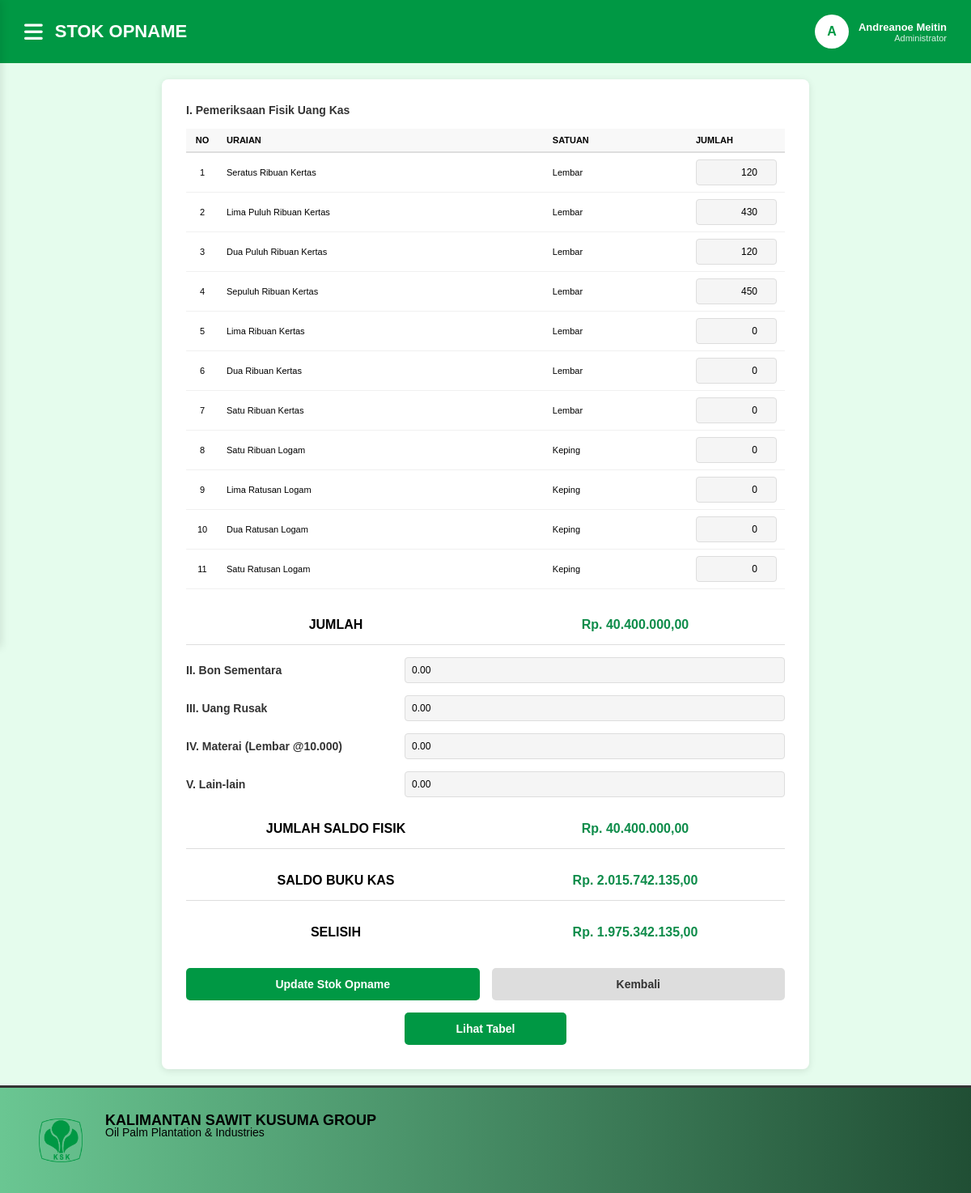
The app's page /stok_opname.php?edit=1 (signed in) with its own data.
### tables this page shows
CREATE TABLE `stok_opname_detail` (
  `id` int(11) NOT NULL,
  `stok_opname_id` int(11) NOT NULL,
  `no_urut` int(11) NOT NULL,
  `uraian` varchar(100) NOT NULL,
  `satuan` varchar(20) NOT NULL,
  `jumlah` int(11) NOT NULL,
  `nilai` decimal(15,2) NOT NULL
);

CREATE TABLE `stok_opname` (
  `id` int(11) NOT NULL,
  `nomor_surat` varchar(50) DEFAULT NULL,
  `user_id` int(11) NOT NULL,
  `username` varchar(50) NOT NULL,
  `subtotal_fisik` decimal(15,2) DEFAULT 0.00,
  `bon_sementara` decimal(15,2) DEFAULT 0.00,
  `uang_rusak` decimal(15,2) DEFAULT 0.00,
  `materai` decimal(15,2) DEFAULT 0.00,
  `lainnya` decimal(15,2) DEFAULT 0.00,
  `keterangan_lainnya` text DEFAULT NULL,
  `fisik_total` decimal(15,2) NOT NULL,
  `saldo_sistem` decimal(15,2) NOT NULL,
  `selisih` decimal(15,2) NOT NULL,
  `tanggal_opname` datetime DEFAULT current_timestamp()
);

### stok_opname.php (the view, shortened to what this page needs)
<?php
require_once 'config/conn_db.php';
$nama_lengkap = $_SESSION['nama_lengkap'];
$role = $_SESSION['role'] ?? 'Kasir';
$fisik_uang_kas = [
    ['no'=>1,'uraian'=>'Seratus Ribuan Kertas','satuan'=>'Lembar','nominal'=>100000],
    ['no'=>2,'uraian'=>'Lima Puluh Ribuan Kertas','satuan'=>'Lembar','nominal'=>50000],
    ['no'=>3,'uraian'=>'Dua Puluh Ribuan Kertas','satuan'=>'Lembar','nominal'=>20000],
    ['no'=>4,'uraian'=>'Sepuluh Ribuan Kertas','satuan'=>'Lembar','nominal'=>10000],
    ['no'=>5,'uraian'=>'Lima Ribuan Kertas','satuan'=>'Lembar','nominal'=>5000],
    ['no'=>6,'uraian'=>'Dua Ribuan Kertas','satuan'=>'Lembar','nominal'=>2000],
    ['no'=>7,'uraian'=>'Satu Ribuan Kertas','satuan'=>'Lembar','nominal'=>1000],
    ['no'=>8,'uraian'=>'Satu Ribuan Logam','satuan'=>'Keping','nominal'=>1000],
    ['no'=>9,'uraian'=>'Lima Ratusan Logam','satuan'=>'Keping','nominal'=>500],
    ['no'=>10,'uraian'=>'Dua Ratusan Logam','satuan'=>'Keping','nominal'=>200],
    ['no'=>11,'uraian'=>'Satu Ratusan Logam','satuan'=>'Keping','nominal'=>100],
];
$edit_mode = false;
$edit_id   = isset($_GET['edit']) ? intval($_GET['edit']) : 0;
$edit_data = [];
$detail_map = [];
if ($edit_id > 0) {
    $edit_mode = true;
    $get_main = mysqli_query($conn, "SELECT * FROM stok_opname WHERE id = $edit_id");
    $edit_data = mysqli_fetch_assoc($get_main);
    $get_detail = mysqli_query($conn,
        "SELECT * FROM stok_opname_detail WHERE stok_opname_id=$edit_id ORDER BY no_urut ASC"
    );
    while ($d = mysqli_fetch_assoc($get_detail)) {
        $detail_map[$d['no_urut']] = $d['jumlah'];
    }
}
?>
<!DOCTYPE html>
<html lang="id">
<head>
    <link rel="stylesheet" href="https://cdnjs.cloudflare.com/ajax/libs/font-awesome/6.4.0/css/all.min.css">
</head>
<body>
    <div class="main-wrapper">
        <div class="header">
            <div class="header-left">
                <i class="fas fa-bars menu-burger" id="menuBurger"></i>
                <h1>STOK OPNAME</h1>
            </div>
            <div class="user-info">
                <div class="user-avatar"><?php echo strtoupper(substr($nama_lengkap, 0, 1)); ?></div>
                <div class="user-details">
                    <div class="user-name"><?php echo htmlspecialchars($nama_lengkap); ?></div>
                    <div class="user-role"><?php echo htmlspecialchars(ucfirst($role)); ?></div>
                </div>
            </div>
        </div>
        <div class="content-wrapper">
            <div class="container">
                <form method="POST" action="">
                    <div class="section-title">I. Pemeriksaan Fisik Uang Kas</div>
                    <table>
                        <thead>
                            <tr>
                                <th class="no-column">NO</th>
                                <th>URAIAN</th>
                                <th>SATUAN</th>
                                <th class="amount-column">JUMLAH</th>
                            </tr>
                        </thead>
                        <tbody>
                            <?php foreach($fisik_uang_kas as $item): ?>
                            <tr>
                                <td class="no-column"><?php echo $item['no']; ?></td>
                                <td><?php echo $item['uraian']; ?></td>
                                <td><?php echo $item['satuan']; ?></td>
                                <td class="amount-column">
                                    <input type="number"
                                           name="jumlah_<?php echo $item['no']; ?>"
                                           class="input-number"
                                           value="<?php echo $detail_map[$item['no']] ?? 0; ?>"
                                           min="0">
                                </td>
                            </tr>
                            <?php endforeach; ?>
                        </tbody>
                    </table>
                    <div class="total-row">
                        <span>JUMLAH</span>
                        <span class="total-value" id="total-fisik">Rp. 0,00</span>
                    </div>
                    <div class="form-group">
                        <label>II. Bon Sementara</label>
                        <input type="number" name="bon_sementara" class="input-field" min="0" step="0.01" value="<?php echo $edit_data['bon_sementara'] ?? 0; ?>">
                    </div>
                    <div class="form-group">
                        <label>III. Uang Rusak</label>
                        <input type="number" name="uang_rusak" class="input-field" min="0" step="0.01" value="<?php echo $edit_data['uang_rusak'] ?? 0; ?>">
                    </div>
                    <div class="form-group">
                        <label>IV. Materai (Lembar @10.000)</label>
                        <input type="number" name="material" class="input-field" min="0" step="1" value="<?php echo $edit_data['materai'] ?? 0; ?>">
                    </div>
                    <div class="form-group">
                        <label>V. Lain-lain</label>
                        <input type="number" name="lain_lain" class="input-field" min="0" step="0.01" value="<?php echo $edit_data['lainnya'] ?? 0; ?>">
                    </div>
                    <div class="total-row">
                        <span>JUMLAH SALDO FISIK</span>
                        <span class="total-value" id="saldo-fisik">Rp. 0,00</span>
                    </div>
                    <div class="total-row">
                        <span>SALDO BUKU KAS</span>
                        <span class="total-value" id="saldo-buku">Rp. 0,00</span>
                    </div>
                    <div class="total-row" style="border-bottom: none;">
                        <span>SELISIH</span>
                        <span class="total-value" id="selisih">Rp. 0,00</span>
                    </div>
                    <div class="button-group">
                        <button type="submit" name="simpan" class="btn btn-primary">
                            <?php echo $edit_mode ? 'Update' : 'Simpan'; ?> Stok Opname
                        </button>
                        <button type="button" class="btn btn-secondary" onclick="window.location.href='dashboard.php'">Kembali</button>
                    </div>
                    <button type="button" class="btn-table" onclick="window.location.href='tabel_stok_opname.php'">Lihat Tabel</button>
                </form>
            </div>
            <footer class="ksk-footer">
                <div class="footer-content">
                    <div class="footer-left">
                        <img src="assets/gambar/logoksk.jpg" alt="KSK Logo" class="footer-logo">
                        <div class="footer-text">
                            <h2>KALIMANTAN SAWIT KUSUMA GROUP</h2>
                            <p class="subtitle">Oil Palm Plantation & Industries</p>

### stok_opname.php (style rules this page uses)
* { margin: 0; padding: 0; box-sizing: border-box; }
body { font-family: Arial, sans-serif; background-color: #E5FCED; display: flex; }
.main-wrapper { flex: 1; display: flex; flex-direction: column; width: 100%; }
.header { background-color: #009844; color: white; padding: 18px 30px; display: flex; justify-content: space-between; align-items: center; }
.header-left { display: flex; align-items: center; gap: 15px; }
.menu-burger { font-size: 26px; cursor: pointer; transition: transform 0.3s ease; }
.header h1 { font-size: 22px; font-weight: bold; }
.user-info { display: flex; align-items: center; gap: 12px; }
.user-avatar { width: 42px; height: 42px; background-color: white; border-radius: 50%; display: flex; align-items: center; justify-content: center; color: #009844; font-size: 16px; font-weight: bold; }
.user-details { text-align: right; }
.user-name { font-size: 13px; font-weight: bold; }
.user-role { font-size: 11px; opacity: .85; }
.content-wrapper { flex: 1; display: flex; flex-direction: column; }
.container { max-width: 800px; margin: 20px auto; background-color: white; padding: 30px; border-radius: 8px; box-shadow: 0 2px 10px rgba(0,0,0,0.1); width: 90%; }
.section-title { font-size: 14px; font-weight: bold; margin-bottom: 15px; color: #333; }
table { width: 100%; border-collapse: collapse; margin-bottom: 20px; }
th { background-color: #f8f8f8; padding: 8px 10px; text-align: left; font-size: 11px; font-weight: bold; border-bottom: 2px solid #ddd; }
td { padding: 8px 10px; font-size: 11px; border-bottom: 1px solid #f0f0f0; }
.input-field { width: 100%; padding: 8px; border: 1px solid #ddd; border-radius: 4px; background-color: #f5f5f5; font-size: 12px; }
.total-row { display: flex; justify-content: space-between; align-items: center; padding: 15px 0; font-weight: bold; border-bottom: 1px solid #ddd; margin-bottom: 15px; }
.total-row span:first-child { flex: 1; text-align: center; }
.total-row span:last-child { flex: 1; text-align: center; }
.form-group { margin-bottom: 15px; display: flex; align-items: center; gap: 20px; }
.form-group label { font-size: 14px; font-weight: bold; color: #333; width: 250px; flex-shrink: 0; }
.form-group .input-field { flex: 1; }
.button-group { display: flex; gap: 15px; margin-top: 20px; }
.btn { flex: 1; padding: 12px; border: none; border-radius: 5px; font-size: 14px; font-weight: bold; cursor: pointer; transition: opacity 0.3s; }
.btn-primary { background-color: #009844; color: white; }
.btn-secondary { background-color: #ddd; color: #333; }
.btn-table { background-color: #009844; color: white; padding: 12px 2px; border: none; border-radius: 5px; font-size: 14px; font-weight: bold; cursor: pointer; width: 200px; margin-top: 15px; display: block; margin-left: auto; margin-right: auto; }
.ksk-footer { width: 100%; padding: 30px 40px; background: linear-gradient(to right, #00984489, #003216DB); color: #ffffff; border-top: 3px solid #333; font-family: 'Poppins', sans-serif; margin-top: auto; }
.footer-content { display: flex; justify-content: space-between; align-items: start; gap: 30px; }
.footer-left { display: flex; flex-direction: row; gap: 20px; width: 60%; }
.footer-logo { width: 70px; height: 70px; padding: 8px; border-radius: 10px; }
.footer-text h2 { font-size: 18px; font-weight: 700; color: black; }
.footer-text .subtitle { font-size: 14px; margin-top: -4px; color: black; }
.no-column { text-align: center; width: 40px; }
.amount-column { width: 120px; }
.input-number { width: 100%; padding: 8px; border: 1px solid #ddd; border-radius: 4px; background-color: #f5f5f5; font-size: 12px; text-align: right; }
.total-value { color: #0e8c4a; font-weight: bold; }

### records on screen
stok_opname_detail: no "1", uraian "Seratus Ribuan Kertas", satuan "Lembar", no "120"
stok_opname_detail: no "2", uraian "Lima Puluh Ribuan Kertas", satuan "Lembar", no "430"
stok_opname_detail: no "3", uraian "Dua Puluh Ribuan Kertas", satuan "Lembar", no "120"
stok_opname_detail: no "4", uraian "Sepuluh Ribuan Kertas", satuan "Lembar", no "450"
stok_opname_detail: no "5", uraian "Lima Ribuan Kertas", satuan "Lembar", no "0"
stok_opname_detail: no "6", uraian "Dua Ribuan Kertas", satuan "Lembar", no "0"
stok_opname_detail: no "7", uraian "Satu Ribuan Kertas", satuan "Lembar", no "0"
stok_opname_detail: no "8", uraian "Satu Ribuan Logam", satuan "Keping", no "0"
stok_opname_detail: no "9", uraian "Lima Ratusan Logam", satuan "Keping", no "0"
stok_opname_detail: no "10", uraian "Dua Ratusan Logam", satuan "Keping", no "0"
stok_opname_detail: no "11", uraian "Satu Ratusan Logam", satuan "Keping", no "0"
stok_opname: bon_sementara "0.00", uang_rusak "0.00", material "0.00", lain_lain "0.00"

### other values on screen
substr($nama_lengkap, 0, 1) "A"
$nama_lengkap "Andreanoe Meitin"
$role "Administrator"
